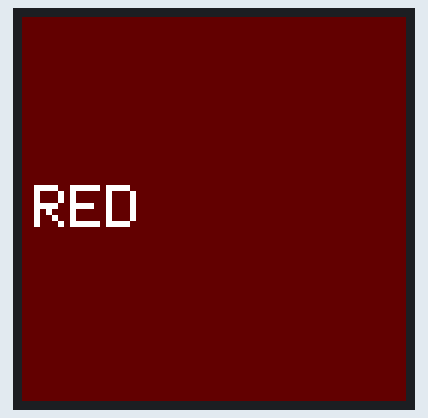
Simulated run of this program. Board: ESP32. Shown: 64×64 colour display.

Above: at 0.1 s.
At 1.6 s:
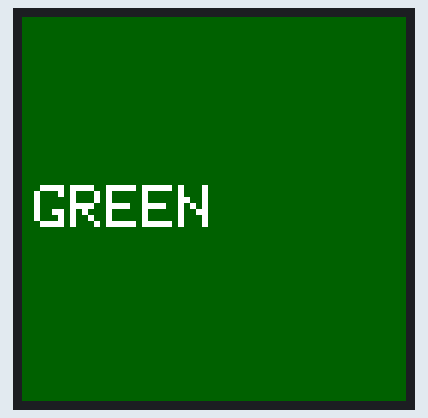
At 3.1 s:
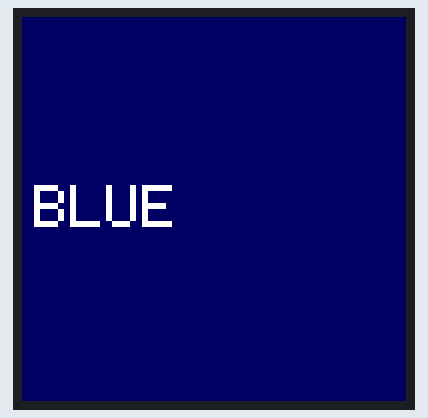
At 4.6 s:
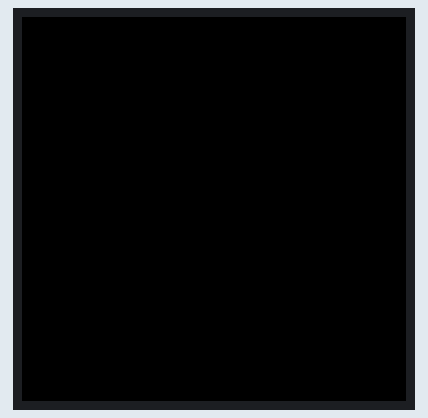

Measured:
- by itself, everything shown: repeats every 5.0 s, in 4 steps
- what the display in image 1 shows lasts 1.5 s, from 1.5 s to 3.0 s
- what the display in image 3 shows lasts 0.5 s, from 4.5 s to 5.0 s

The program:

main.cpp
```cpp
#include <Arduino.h>
#include <ESP32-HUB75-MatrixPanel-I2S-DMA.h>

// HiLetGo NodeMCU-32S / ESP-WROOM-32 to HUB75E input connector.
// These are GPIO numbers printed on the board's pinout, not header positions.
constexpr int R1_PIN = 25;
constexpr int G1_PIN = 26;
constexpr int B1_PIN = 27;
constexpr int R2_PIN = 14;
constexpr int G2_PIN = 12;
constexpr int B2_PIN = 13;
constexpr int A_PIN = 23;
constexpr int B_PIN = 19;
constexpr int C_PIN = 5;
constexpr int D_PIN = 17;
constexpr int E_PIN = 32;  // Required by this 64x64, 1/32-scan panel.
constexpr int LAT_PIN = 4;
constexpr int OE_PIN = 15;
constexpr int CLK_PIN = 16;

HUB75_I2S_CFG::i2s_pins pins = {
    R1_PIN, G1_PIN, B1_PIN, R2_PIN, G2_PIN, B2_PIN,
    A_PIN, B_PIN, C_PIN, D_PIN, E_PIN, LAT_PIN, OE_PIN, CLK_PIN};

HUB75_I2S_CFG matrixConfig(
    64,  // panel width
    64,  // panel height
    1,   // one panel
    pins);

MatrixPanel_I2S_DMA *matrix = nullptr;

void showColor(uint8_t red, uint8_t green, uint8_t blue, const char *name) {
  matrix->fillScreen(matrix->color565(red, green, blue));
  matrix->setTextWrap(false);
  matrix->setCursor(2, 28);
  matrix->setTextColor(matrix->color565(255, 255, 255));
  matrix->print(name);
  delay(1500);
}

void setup() {
  Serial.begin(115200);

  // Conservative settings make the first power-on test kinder to a USB source.
  matrixConfig.setPixelColorDepthBits(4);
  matrixConfig.clkphase = false;
  matrix = new MatrixPanel_I2S_DMA(matrixConfig);
  matrix->begin();
  matrix->setBrightness8(20);  // 0-255; start dim until the power supply is proven.
  matrix->clearScreen();
}

void loop() {
  showColor(96, 0, 0, "RED");
  showColor(0, 96, 0, "GREEN");
  showColor(0, 0, 96, "BLUE");
  matrix->clearScreen();
  delay(500);
}
```
